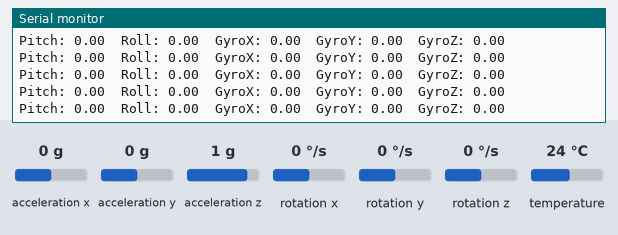
Recording of a sketch running on a simulated Arduino Uno, built with avr-gcc and run on an emulated ATmega328P. Shown: the last lines printed to the serial monitor. Inputs (shaded band) come from the test bench; at power-on: rotation x 0 °/s, acceleration x 0 g, rotation y 0 °/s, acceleration y 0 g, acceleration z 1 g, rotation z 0 °/s, temperature 24 °C.

Above: at 1.2 s.
1.3 s: rotation x set to -192 °/s
At 1.9 s:
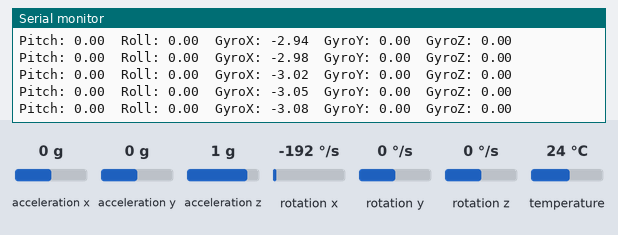
4.3 s: acceleration x set to -1.4 g
At 4.9 s:
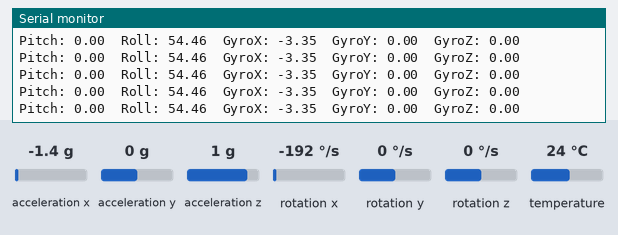
7.3 s: rotation y set to -192 °/s
At 8.0 s:
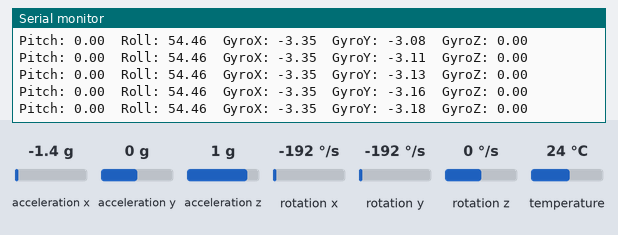
10.3 s: acceleration y set to -1.4 g
At 10.8 s:
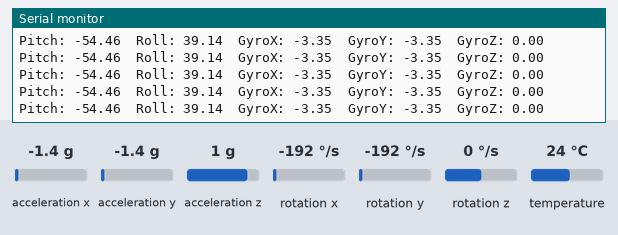
11.8 s: acceleration z set to -1.4 g
At 12.8 s:
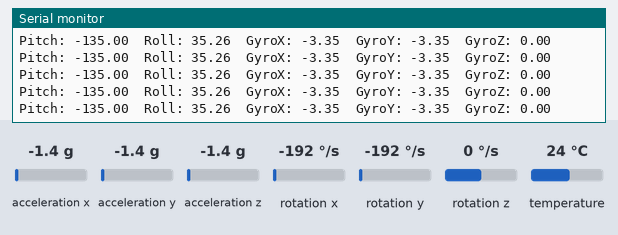
13.3 s: acceleration y set to 0 g
At 14.2 s:
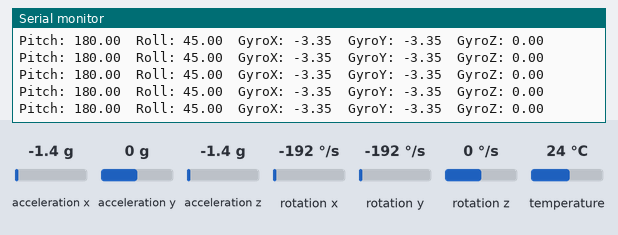
Timing chart, 0 to 16.3 s (numbered marks = the images above; inputs shaded):
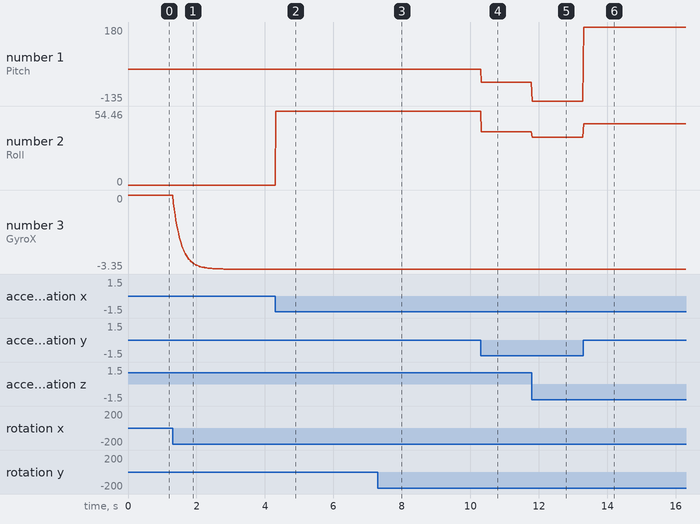

Measured:
- after the input at 1.3 s, the serial monitor: prints a new line at once (image 1)
- after the input at 4.3 s, the serial monitor: prints a new line at once (image 2)
- after the input at 7.3 s, the serial monitor: prints a new line at once (image 3)
- after the input at 10.3 s, the serial monitor: prints a new line at once (image 4)
- after the input at 11.8 s, the serial monitor: prints a new line at once (image 5)
- after the input at 13.3 s, the serial monitor: prints a new line at once (image 6)
- plotted number 1: 0 → -54.46 after the input at 10.3 s, -54.46 → -135 after the input at 11.8 s, -135 → 180 after the input at 13.3 s
- plotted number 2: 0 → 54.46 after the input at 4.3 s, 54.46 → 39.14 after the input at 10.3 s, 39.14 → 35.26 after the input at 11.8 s, 35.26 → 45 after the input at 13.3 s

The sketch:

robotGyro.ino
```cpp
#include <Adafruit_MPU6050.h>
#include <Adafruit_Sensor.h>
#include <Wire.h>

Adafruit_MPU6050 mpu;

float gyroX = 0;
float gyroY = 0;
float gyroZ = 0;

float pitch;
float roll;

void setup() {

  Serial.begin(115200);
  while (!Serial) delay(10);

  Serial.println("MPU6050 Stable Demo");

  if (!mpu.begin()) {
    Serial.println("MPU6050 not detected");
    while (1);
  }

  // settings for hand motion
  mpu.setAccelerometerRange(MPU6050_RANGE_8_G);
  mpu.setGyroRange(MPU6050_RANGE_250_DEG);
  mpu.setFilterBandwidth(MPU6050_BAND_5_HZ);

  Serial.println("MPU6050 Ready");
}

void loop() {

  sensors_event_t a, g, temp;
  mpu.getEvent(&a, &g, &temp);

  // gyro smoothing
  gyroX = 0.9 * gyroX + 0.1 * g.gyro.x;
  gyroY = 0.9 * gyroY + 0.1 * g.gyro.y;
  gyroZ = 0.9 * gyroZ + 0.1 * g.gyro.z;

  // angle calculation
  pitch = atan2(a.acceleration.y, a.acceleration.z) * 180 / PI;
  roll  = atan2(-a.acceleration.x, sqrt(a.acceleration.y*a.acceleration.y + a.acceleration.z*a.acceleration.z)) * 180 / PI;

  // display
  Serial.print("Pitch: ");
  Serial.print(pitch);

  Serial.print("  Roll: ");
  Serial.print(roll);

  Serial.print("  GyroX: ");
  Serial.print(gyroX);

  Serial.print("  GyroY: ");
  Serial.print(gyroY);

  Serial.print("  GyroZ: ");
  Serial.println(gyroZ);

  delay(20);
}
```
